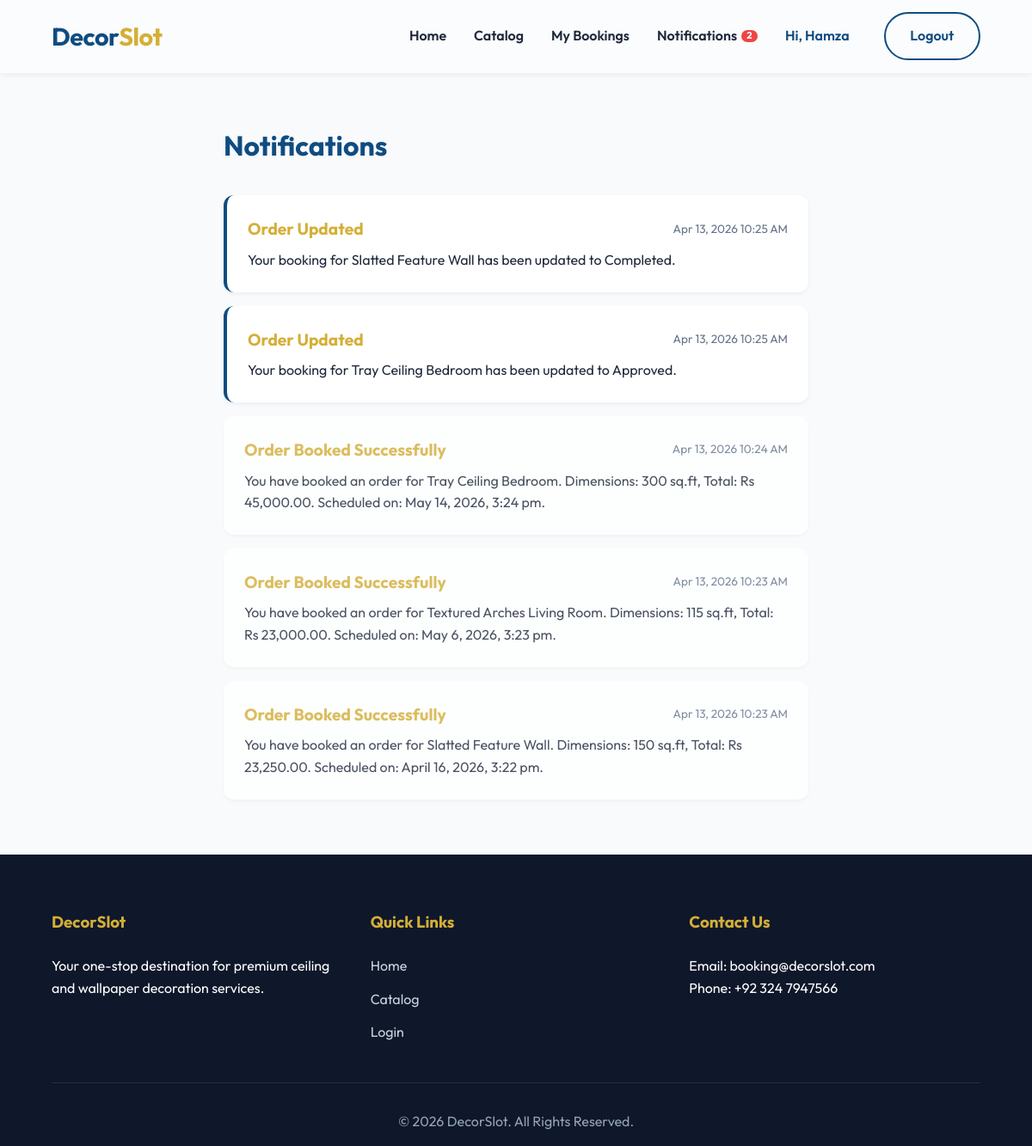
The app's page /notifications.php (signed in) with its own data.
### tables this page shows
CREATE TABLE `notifications` (
  `id` int(11) NOT NULL,
  `user_id` int(11) NOT NULL,
  `title` varchar(100) NOT NULL,
  `message` text NOT NULL,
  `is_read` tinyint(1) DEFAULT 0,
  `created_at` timestamp NOT NULL DEFAULT current_timestamp()
);

### notifications.php (the view, shortened to what this page needs)
<?php
require_once "includes/db.php";
include "includes/header.php";
$stmt = $conn->prepare(
    "SELECT * FROM notifications WHERE user_id = ? ORDER BY created_at DESC",
);
$stmt->bind_param("i", $_SESSION["user_id"]);
$stmt->execute();
$result = $stmt->get_result();
$notifications = $result->fetch_all(MYSQLI_ASSOC);
?>
<div class="notif-container">
    <h1 class="notif-heading">Notifications</h1>
    <?php if (empty($notifications)): ?>
        <div class="notif-empty-card">
            <p class="notif-empty-text">You have no notifications yet.</p>
        </div>
    <?php else: ?>
        <div class="notif-list">
            <?php foreach ($notifications as $n): ?>
                <?php $read_class = $n["is_read"]
                    ? "notif-card-read"
                    : "notif-card-unread"; ?>
                <div class="notif-card <?= $read_class ?>">
                    <div class="notif-header">
                        <h3 class="notif-title"><?= htmlspecialchars(
                            $n["title"],
                        ) ?></h3>
                        <span class="notif-time"><?= date(
                            "M j, Y g:i A",
                            strtotime($n["created_at"]),
                        ) ?></span>
                    </div>
                    <p class="notif-msg"><?= htmlspecialchars(
                        $n["message"],
                    ) ?></p>
                </div>
            <?php endforeach; ?>
        </div>
    <?php endif; ?>
</div>
<?php include "includes/footer.php"; ?>

### assets/css/style.css (style rules this page uses)
:root { --primary-color: #0f4c81; --primary-glow: rgba(15, 76, 129, 0.4); --secondary-color: #d4af37; --bg-color: #f8fafc; --text-color: #1e293b; --text-light: #64748b; --white: #ffffff; --glass-bg: rgba(255, 255, 255, 0.35); --glass-border: rgba(255, 255, 255, 0.2); --border-radius: 12px; --transition: all 0.3s cubic-bezier(0.4, 0, 0.2, 1); }
* { margin: 0; padding: 0; box-sizing: border-box; }
body { font-family: 'Outfit', sans-serif; background-color: var(--bg-color); color: var(--text-color); line-height: 1.6; overflow-x: hidden; }

### notifications.php (style rules this page uses)
.notif-container { padding: 4rem 5%; max-width: 800px; margin: 0 auto; min-height: 60vh; }
.notif-heading { color: var(--primary-color); margin-bottom: 2rem; }
.notif-list { display: flex; flex-direction: column; gap: 1rem; }
.notif-card { background: var(--white); padding: 1.5rem; border-radius: var(--border-radius); box-shadow: 0 2px 4px rgba(0, 0, 0, 0.05); }
.notif-card-read { opacity: 0.8; }
.notif-card-unread { border-left: 4px solid var(--primary-color); }
.notif-header { display: flex; justify-content: space-between; margin-bottom: 0.5rem; align-items: center; }
.notif-title { color: var(--secondary-color); margin: 0; font-size: 1.2rem; }
.notif-time { font-size: 0.85rem; color: var(--text-light); }
.notif-msg { color: var(--text-color); margin: 0; line-height: 1.6; }

### records on screen
notifications: title "Order Updated", created_at "Apr 13, 2026 10:25 AM", message "Your booking for Slatted Feature Wall has been updated to Completed."
notifications: title "Order Updated", created_at "Apr 13, 2026 10:25 AM", message "Your booking for Tray Ceiling Bedroom has been updated to Approved."
notifications: title "Order Booked Successfully", created_at "Apr 13, 2026 10:24 AM", message "You have booked an order for Tray Ceiling Bedroom. Dimensions: 300 sq.ft, Total: Rs 45,000.00. Scheduled on: May 14, 2026, 3:24 pm."
notifications: title "Order Booked Successfully", created_at "Apr 13, 2026 10:23 AM", message "You have booked an order for Textured Arches Living Room. Dimensions: 115 sq.ft, Total: Rs 23,000.00. Scheduled on: May 6, 2026, 3:23 pm."
notifications: title "Order Booked Successfully", created_at "Apr 13, 2026 10:23 AM", message "You have booked an order for Slatted Feature Wall. Dimensions: 150 sq.ft, Total: Rs 23,250.00. Scheduled on: April 16, 2026, 3:22 pm."

### other values on screen
$unread_notifications_count "2"
$_SESSION["user_name"] "Hamza"
